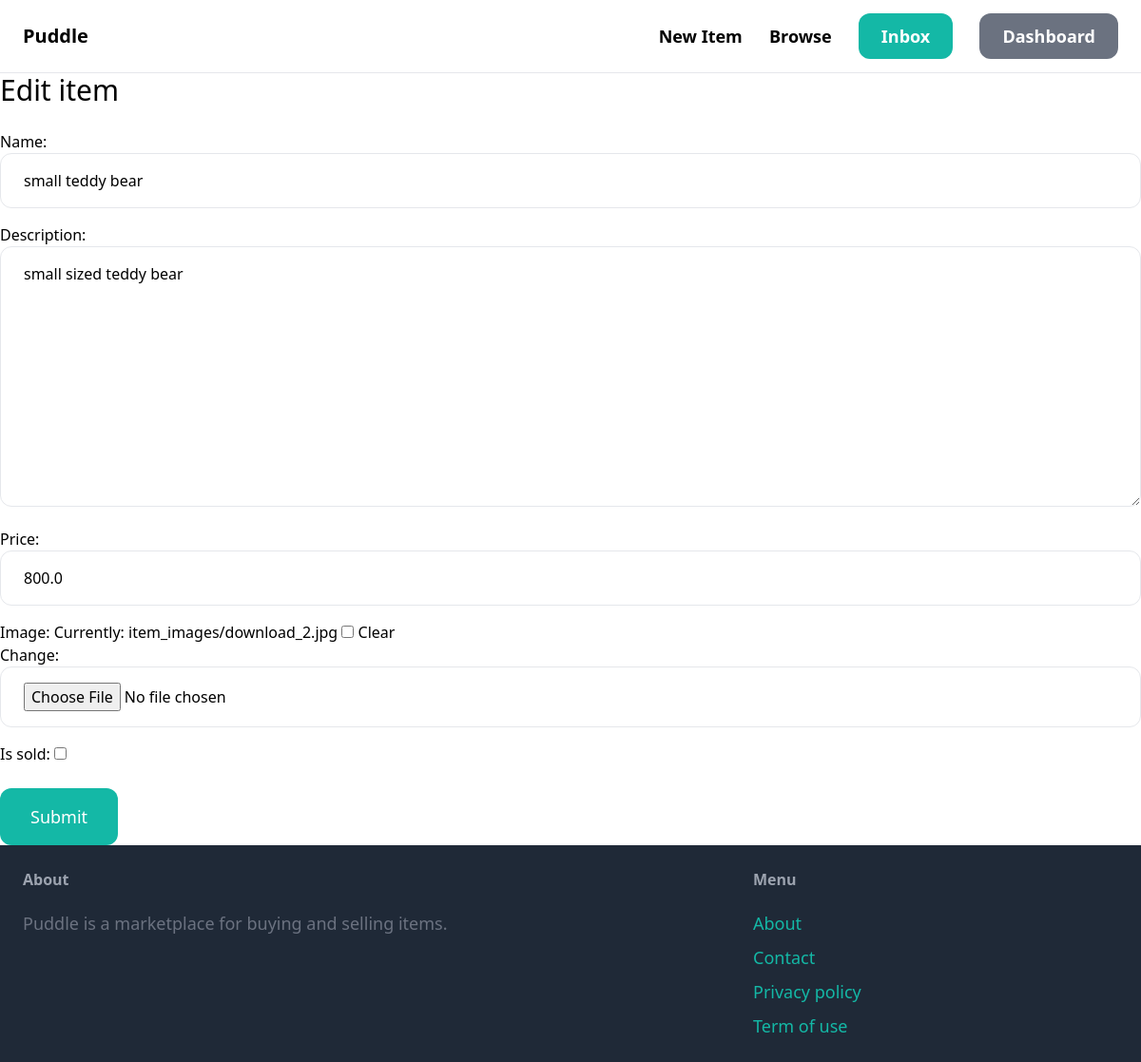
Screenshot of /items/4/edit/ (signed in) with the database file from the repository.
### item/models.py (models this page shows, shortened)
class Item(models.Model):
    category = models.ForeignKey(Category, related_name='items', on_delete=models.CASCADE)
    name = models.CharField(max_length=255)
    description = models.TextField(blank=True, null=True)
    price = models.FloatField()
    image = models.ImageField(upload_to='item_images/', blank=True, null=True)
    is_sold = models.BooleanField(default=False)
    created_by = models.ForeignKey(User, related_name='items', on_delete=models.CASCADE)
    created_at = models.DateTimeField(auto_now_add=True)

### item/views.py (the view)
# urls.py: path('<int:pk>/edit/', views.edit, name='edit'),
@login_required
def edit(request, pk):
    item = get_object_or_404(Item, pk=pk, created_by=request.user)
    if request.method == "POST":
        form = EditItemForm(request.POST, request.FILES, instance=item)
        if form.is_valid():
            form.save()
            return redirect('item:detail', pk=item.pk)
    else:
        form = EditItemForm(instance=item)
    return render(request, 'item/form.html', {
        'form': form,
        'title': 'Edit item',
    })

### item/forms.py
class EditItemForm(forms.ModelForm):
    class Meta:
        model = Item
        fields = ('name', 'description', 'price', 'image','is_sold')
        widgets = {
            'name': forms.TextInput(attrs={
                'class': INPUT_CLASSES,
                'placeholder': 'Name of the item',
            }),
            'description': forms.Textarea(attrs={
                'class': INPUT_CLASSES,
                'placeholder': 'Describe your item',
            }),
            'price': forms.NumberInput(attrs={
                'class': INPUT_CLASSES,
                'placeholder': 'Price in Birr',
            }),
            'image': forms.ClearableFileInput(attrs={
                'class': 'w-full py-4 px-6 rounded-xl border'
            }),
        }

### item/templates/item/form.html (shortened to what this page needs)
{% extends 'core/base.html' %}
{% block content%}
<h1 class="mb-6 text-3xl">{{ title }}</h1>
<form method="post" action="." enctype="multipart/form-data">
    <div class="space-y-4">
        {{form.as_p}}
    </div>
         <button class="mt-6 py-4 px-8 text-lg bg-teal-500 hover:bg-teal-700 rounded-xl text-white">Submit</button>
</form>
{% endblock %}

### rows the page displays
Item: name "small teddy bear", description "small sized teddy bear", price "800.0"

### other values shown
{{ title }} "Edit item"
